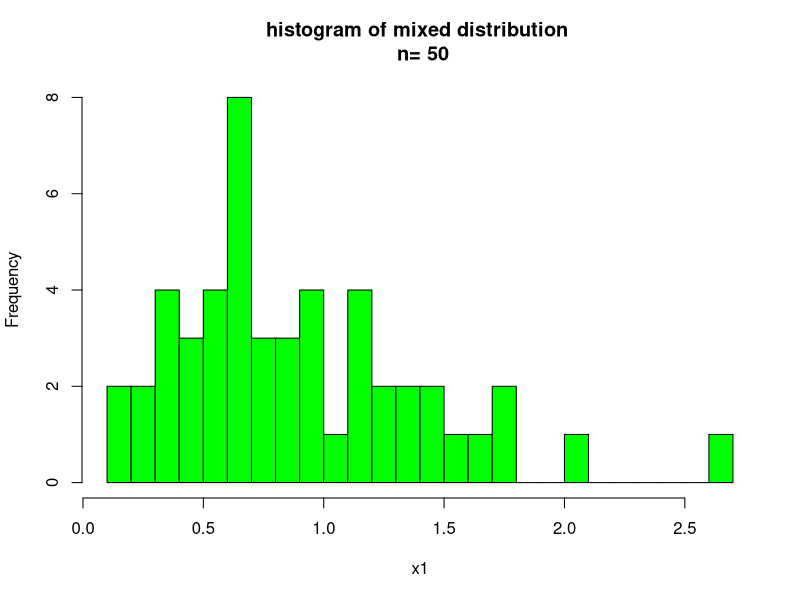

This figure's R source:
u<-vector()
x1<-vector()
x2<-vector()
mixed<-function(n)
{
	set.seed(2011)
	u=runif(n)
	j<-1
	k<-1
	mean<-0
	for(i in 1:n)
	{
		if(u[i]<0.4)
		{
			x1[j]=sqrt((-1)*log(1-u[i]))
			mean<-mean+x1[j]
			j<-j+1
		}
		else
		{
			x2[k]=((-1)*log(1-u[i]))^(2/3)
			mean<-mean+x2[k]
			k<-k+1
		}
	}
	for(i in j:n)
	{
		x1[i]=x2[i+1-j]
	}
	mean<-mean/n
	print(x1)
	print(mean)
	print(var(x1))
	hist(x1,breaks=20,col="green",border="black",
	main=paste("histogram of mixed distribution","\n","n=",paste(n)))
}
mixed(50)
